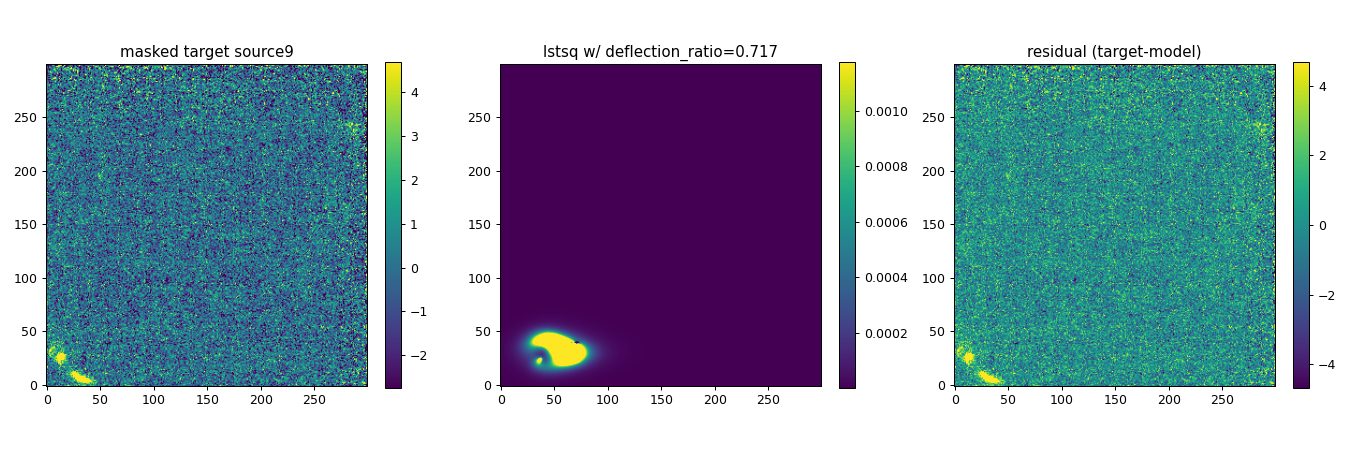

Reproduce this figure in Python.
import jax
jax.config.update("jax_enable_x64", True)
import os, numpy as np, jax.numpy as jnp
from astropy.io import fits
import matplotlib; matplotlib.use("Agg")
import matplotlib.pyplot as plt

from gigalens.jax.scene import Component, Plane, LensModel
from gigalens.jax.profiles.mass.epl import EPL
from gigalens.jax.profiles.mass.shear import Shear
from gigalens.jax.profiles.mass.nfw import NFW_ELLIPSE
from gigalens.jax.profiles.light.sersic import SersicEllipse
from gigalens.jax.cosmo import wCDM_Cosmo
from gigalens.jax.scene_prob_model import Dataset, ProbModel
from gigalens.simulator import SimulatorConfig

NFW0 = {'Rs':37.439292907714844,'alpha_Rs':16.946298599243164,'center_x':5.350801467895508,
        'center_y':3.905395984649658,'e1':-0.0517449676990509,'e2':0.030034080147743225}
EPL_Le = {'center_x':-22.150279998779297,'center_y':-24.73190689086914,'e1':0.05808083713054657,
          'e2':0.29447436332702637,'gamma':2.199589967727661,'theta_E':2.3904967308044434}
EPL_Lf = {'center_x':-14.754530906677246,'center_y':-4.7380170822143555,'e1':0.2831626236438751,
          'e2':-0.20151233673095703,'gamma':2.59816312789917,'theta_E':0.9524290561676025}
shear = {'gamma1':0.027523696422576904,'gamma2':-0.012137502431869507}
src9_p = {'R_sersic':0.4022407829761505,'center_x':-10.395180702209473,'center_y':-16.07061767578125,
          'e1':0.279153972864151,'e2':0.29133689403533936,'n_sersic':2.795565128326416}

z9=1.506; z_lens=0.49
cp=dict(H0=70.0,Om0=0.3,k=0.0,w0=-1.0)
dr9 = float(np.asarray(wCDM_Cosmo(z_lens=z_lens).deflection_ratio(jnp.array([z9]),**cp)).ravel()[0])
print("deflection_ratio(z9) with z_lens=0.49 :", dr9)

src9 = Component(SersicEllipse(n_max=12, use_lstsq=True), src9_p)
# NO cosmology; explicit deflection_ratio on the source plane (what the trace supports)
model = LensModel([
    Plane(mass=[Component(NFW_ELLIPSE(), NFW0), Component(EPL(50), EPL_Le),
                Component(EPL(50), EPL_Lf), Component(Shear(), shear)]),
    Plane(deflection_ratio=dr9, light=[src9]),
])

path = os.path.join(os.path.dirname(__file__), "fwdnewcutouts")
with fits.open(os.path.join(path, "source9.fits")) as hdul:
    oi = jnp.array(hdul['DATA'].data.astype("float64"))
    bkg = hdul['DATA'].header['BKG_RMS']; exptime = hdul['PRIMARY'].header['EXPTIME']
    em = jnp.sqrt(bkg**2 + jnp.clip(oi,0.0)/exptime)
psf = jnp.load(os.path.join(path,"psf9.npy")); mask = jnp.load(os.path.join(path,"hot_pix.npy"))
cfg = SimulatorConfig(delta_pix=0.2, num_pix=300, supersample=1, kernel=psf, likelihood_precision="float64")
d9 = Dataset(oi, cfg, error_map=em, mask=mask, sees=[src9])
pm = ProbModel(model, [d9], mode="lstsq")
sim9 = pm.simulators[0]
params = model.to_params({})
print("trace_mode:", sim9.trace_mode, " geometry:", params["planes"][1].get("geometry"))
pos = sim9.trace(params); bx,by = pos[1]
print("max|src_pos-grid| (should be >0 now):", float(jnp.max(jnp.abs(bx-sim9.img_X))+jnp.max(jnp.abs(by-sim9.img_Y))))

im = np.asarray(sim9.lstsq_simulate(params, d9.image, err_map=d9.error_map, mask=d9.mask))
tgt = np.asarray(d9.image); m = np.asarray(mask)
fig, ax = plt.subplots(1,3, figsize=(15,5))
panels=[(np.where(m,tgt,0),"masked target source9"),(im,f"lstsq w/ deflection_ratio={dr9:.3f}"),
        (np.where(m,tgt,0)-im,"residual (target-model)")]
for a,(d,t) in zip(ax,panels):
    v=np.nanpercentile(np.abs(d),99); im0=a.imshow(d,origin="lower",vmin=-v if "resid" in t else np.nanpercentile(d,5),vmax=v)
    a.set_title(t); fig.colorbar(im0,ax=a,fraction=0.046)
fig.tight_layout(); fig.savefig(os.path.join(os.path.dirname(__file__),"diag_src9_fix.png"),dpi=90)
print("saved diag_src9_fix.png  model range:", np.nanmin(im), np.nanmax(im))
